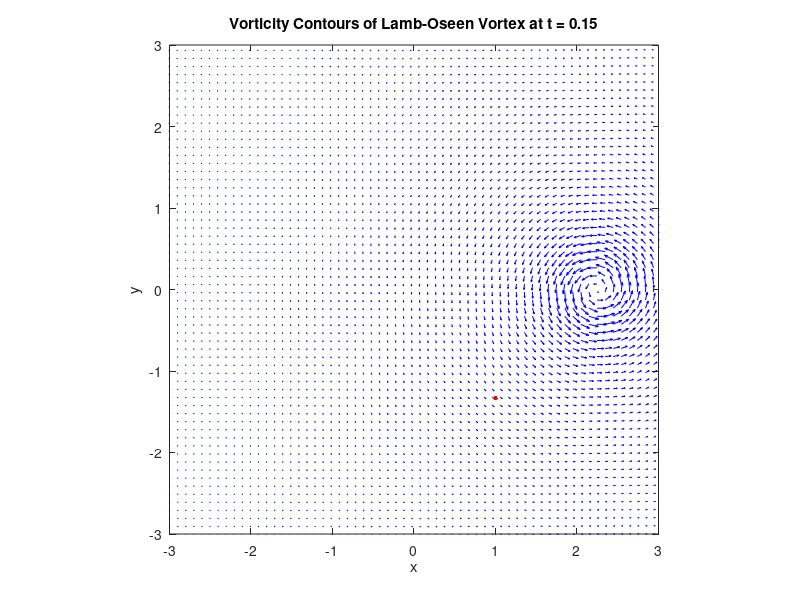

The MATLAB script that drew this image:
clear; clc; close all;

r=-3.1:0.099:3.1;
[x,y]=meshgrid(r);
big_basis = [];
tMax = 0.15;
dt = 0.001;
mu = 0.25;
lagrangian_path = [];
numberOfRows = 1;
for i=1:0.5:numberOfRows
    idx = 23;
    idxy = 23;
    x_pos = x(idx, idxy);
    y_pos = y(idx, idxy);
    counter = 1;
    for t = 0:dt:tMax
        % Generating data
        % row by row
        % rr=((x+2-t).^2+(y+i-3).^2)*10;
        % U = -(y+i-3)./(rr).*(1-exp((-rr)/(4*mu)));
        % V = (x+2-t)./(rr).*(1-exp((-rr)/(4*mu)));


        % Generating data
        % center to left
        K1 = 2; % strength of the vortex
        % if t <= 0.1
        %     K3 = 15;
        % end
        % if t > 0.1
        %     K3 = -2;
        % end
        K2 = -15; % speed of the vortex
        killing_constant = 0;
        offset_x = 0;
        offset_y = 0;
        rr=((x +offset_x+ K2*t).^2+(y-offset_y-(K2*t*killing_constant)).^2)*10;
        U = -K1*(y-offset_y-(K2*t*killing_constant))./(rr).*(1-exp((-rr)/(4*mu)));
        V = K1*(x +offset_x+ K2*t)./(rr).*(1-exp((-rr)/(4*mu)));
        % rr=((x - t).^2+(y).^2)*10;
        % U = -(y)./(rr).*(1-exp((-rr)/(4*mu)));
        % V = (x - t)./(rr).*(1-exp((-rr)/(4*mu)));
        
        u = reshape(U, [], 1);
        v = reshape(V, [], 1);
        

        big_basis = [big_basis, [u,v]];
        counter = counter + 1;
        % if counter > 5
        %     break;
        % end
        quiver(x,y, U, V , "b" ) ;
        hold on
        
        plot(x_pos, y_pos, '.', 'Color', 'r', 'MarkerSize', 10);
        lagrangian_path = [lagrangian_path, [x_pos; y_pos]];
        
        
    
        x_pos = max(-3, min(3, x_pos + U(idx, idxy) ));
        y_pos = min(3, max(-3, y_pos + V(idx, idxy) ));
    
        givenPoint = [x_pos, y_pos];
        % Calculate Euclidean distances
        distances = sqrt((x - givenPoint(1)).^2 + (y - givenPoint(2)).^2);
        
        % Find the indices of the minimum distance
        [minDist, minIdx] = min(distances(:));
        
        % Convert linear index to subscripts
        [minRow, minCol] = ind2sub(size(distances), minIdx);
        idx = minRow;
        idxy = minCol;
        % x_pos = x_pos + velocity;
        % y_pos = y_pos + velocity;
        hold off
        axis([-3 3 -3 3]);
        axis equal ;
    
        title(['Vorticity Contours of Lamb-Oseen Vortex at t = ', num2str(t)]);
        xlabel('x');
        ylabel('y');
        drawnow;
    end
end
save("C:\Users\Alex Zhang\Documents\MATLAB\big_basis.mat", "big_basis")

[u,s,v] = svd(big_basis);